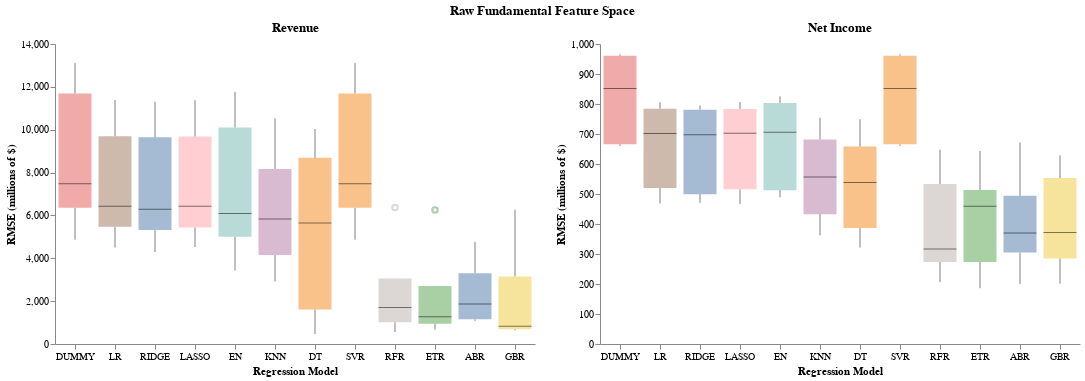

The notebook cell saved with this chart:
### Code cell
full_chart = (rev_chart | ear_chart ).properties(
    title=alt.TitleParams('Raw Fundamental Feature Space', anchor='middle'))
full_chart.configure_view(stroke=None)

### Figure 1 — Vega-Lite specification as saved in the notebook (floating-point values rounded to 4 significant figures)
{"config": {"view": {"continuousWidth": 300, "continuousHeight": 300, "stroke": null}}, "hconcat": [{"data": {"name": "data-96b21ce6178e432c9d998ff791637641"}, "mark": {"type": "boxplot", "median": {"color": "black", "strokeWidth": 3}, "opacity": 0.5, "size": 33}, "encoding": {"color": {"field": "model", "legend": null, "type": "nominal"}, "x": {"axis": {"grid": false, "labelAngle": 0}, "field": "model", "sort": ["DUMMY", "LR", "RIDGE", "LASSO", "EN", "KNN", "DT", "SVR", "RFR", "ETR", "ABR", "GBR"], "title": "Regression Model", "type": "nominal"}, "y": {"axis": {"grid": false}, "field": "rmse", "title": "RMSE (millions of $)", "type": "quantitative"}}, "height": 300, "title": "Revenue", "width": 480}, {"data": {"name": "data-f683312791e5bca46f509466c15ff660"}, "mark": {"type": "boxplot", "median": {"color": "black", "strokeWidth": 3}, "opacity": 0.5, "size": 33}, "encoding": {"color": {"field": "model", "legend": null, "type": "nominal"}, "x": {"axis": {"grid": false, "labelAngle": 0}, "field": "model", "sort": ["DUMMY", "LR", "RIDGE", "LASSO", "EN", "KNN", "DT", "SVR", "RFR", "ETR", "ABR", "GBR"], "title": "Regression Model", "type": "nominal"}, "y": {"axis": {"grid": false}, "field": "rmse", "title": "RMSE (millions of $)", "type": "quantitative"}}, "height": 300, "title": "Net Income", "width": 480}], "title": {"text": "Raw Fundamental Feature Space", "anchor": "middle"}, "$schema": "https://vega.github.io/schema/vega-lite/v5.20.1.json", "datasets": {"data-96b21ce6178e432c9d998ff791637641": [{"model": "DUMMY", "rmse": 11690.0}, {"model": "DUMMY", "rmse": 7473.0}, {"model": "DUMMY", "rmse": 4868.0}, {"model": "DUMMY", "rmse": 6354.0}, {"model": "DUMMY", "rmse": 13110.0}, {"model": "LR", "rmse": 9694.0}, {"model": "LR", "rmse": 6428.0}, {"model": "LR", "rmse": 4505.0}, {"model": "LR", "rmse": 5466.0}, {"model": "LR", "rmse": 11390.0}, {"model": "RIDGE", "rmse": 9643.0}, {"model": "RIDGE", "rmse": 6291.0}, {"model": "RIDGE", "rmse": 4292.0}, {"model": "RIDGE", "rmse": 5317.0}, {"model": "RIDGE", "rmse": 11310.0}, {"model": "LASSO", "rmse": 9683.0}, {"model": "LASSO", "rmse": 6433.0}, {"model": "LASSO", "rmse": 4524.0}, {"model": "LASSO", "rmse": 5432.0}, {"model": "LASSO", "rmse": 11380.0}, {"model": "EN", "rmse": 10100.0}, {"model": "EN", "rmse": 6094.0}, {"model": "EN", "rmse": 3426.0}, {"model": "EN", "rmse": 5009.0}, {"model": "EN", "rmse": 11760.0}, {"model": "KNN", "rmse": 8169.0}, {"model": "KNN", "rmse": 5834.0}, {"model": "KNN", "rmse": 2921.0}, {"model": "KNN", "rmse": 4152.0}, {"model": "KNN", "rmse": 10530.0}, {"model": "DT", "rmse": 10030.0}, {"model": "DT", "rmse": 5647.0}, {"model": "DT", "rmse": 470.9}, {"model": "DT", "rmse": 1605.0}, {"model": "DT", "rmse": 8687.0}, {"model": "SVR", "rmse": 11690.0}, {"model": "SVR", "rmse": 7473.0}, {"model": "SVR", "rmse": 4868.0}, {"model": "SVR", "rmse": 6354.0}, {"model": "SVR", "rmse": 13110.0}, {"model": "RFR", "rmse": 3052.0}, {"model": "RFR", "rmse": 1701.0}, {"model": "RFR", "rmse": 560.0}, {"model": "RFR", "rmse": 1013.0}, {"model": "RFR", "rmse": 6373.0}, {"model": "ETR", "rmse": 2703.0}, {"model": "ETR", "rmse": 1275.0}, {"model": "ETR", "rmse": 671.5}, {"model": "ETR", "rmse": 948.6}, {"model": "ETR", "rmse": 6252.0}, {"model": "ABR", "rmse": 3304.0}, {"model": "ABR", "rmse": 1872.0}, {"model": "ABR", "rmse": 1149.0}, {"model": "ABR", "rmse": 1076.0}, {"model": "ABR", "rmse": 4768.0}, {"model": "GBR", "rmse": 3155.0}, {"model": "GBR", "rmse": 830.2}, {"model": "GBR", "rmse": 636.6}, {"model": "GBR", "rmse": 690.0}, {"model": "GBR", "rmse": 6267.0}], "data-f683312791e5bca46f509466c15ff660": [{"model": "DUMMY", "rmse": 965.5}, {"model": "DUMMY", "rmse": 851.7}, {"model": "DUMMY", "rmse": 660.5}, {"model": "DUMMY", "rmse": 665.8}, {"model": "DUMMY", "rmse": 960.9}, {"model": "LR", "rmse": 805.6}, {"model": "LR", "rmse": 701.6}, {"model": "LR", "rmse": 520.2}, {"model": "LR", "rmse": 468.3}, {"model": "LR", "rmse": 784.5}, {"model": "RIDGE", "rmse": 795.3}, {"model": "RIDGE", "rmse": 697.6}, {"model": "RIDGE", "rmse": 499.4}, {"model": "RIDGE", "rmse": 470.6}, {"model": "RIDGE", "rmse": 780.9}, {"model": "LASSO", "rmse": 806.4}, {"model": "LASSO", "rmse": 702.4}, {"model": "LASSO", "rmse": 515.7}, {"model": "LASSO", "rmse": 466.7}, {"model": "LASSO", "rmse": 783.4}, {"model": "EN", "rmse": 826.0}, {"model": "EN", "rmse": 705.7}, {"model": "EN", "rmse": 489.2}, {"model": "EN", "rmse": 512.7}, {"model": "EN", "rmse": 803.6}, {"model": "KNN", "rmse": 754.3}, {"model": "KNN", "rmse": 556.9}, {"model": "KNN", "rmse": 432.6}, {"model": "KNN", "rmse": 361.9}, {"model": "KNN", "rmse": 682.0}, {"model": "DT", "rmse": 749.4}, {"model": "DT", "rmse": 658.2}, {"model": "DT", "rmse": 321.5}, {"model": "DT", "rmse": 386.9}, {"model": "DT", "rmse": 538.4}, {"model": "SVR", "rmse": 965.5}, {"model": "SVR", "rmse": 851.7}, {"model": "SVR", "rmse": 660.5}, {"model": "SVR", "rmse": 665.8}, {"model": "SVR", "rmse": 960.9}, {"model": "RFR", "rmse": 647.8}, {"model": "RFR", "rmse": 316.8}, {"model": "RFR", "rmse": 206.1}, {"model": "RFR", "rmse": 273.4}, {"model": "RFR", "rmse": 532.9}, {"model": "ETR", "rmse": 643.7}, {"model": "ETR", "rmse": 459.0}, {"model": "ETR", "rmse": 186.0}, {"model": "ETR", "rmse": 273.7}, {"model": "ETR", "rmse": 513.6}, {"model": "ABR", "rmse": 671.4}, {"model": "ABR", "rmse": 370.4}, {"model": "ABR", "rmse": 199.9}, {"model": "ABR", "rmse": 304.6}, {"model": "ABR", "rmse": 494.1}, {"model": "GBR", "rmse": 628.3}, {"model": "GBR", "rmse": 371.9}, {"model": "GBR", "rmse": 201.2}, {"model": "GBR", "rmse": 284.8}, {"model": "GBR", "rmse": 553.1}]}}
